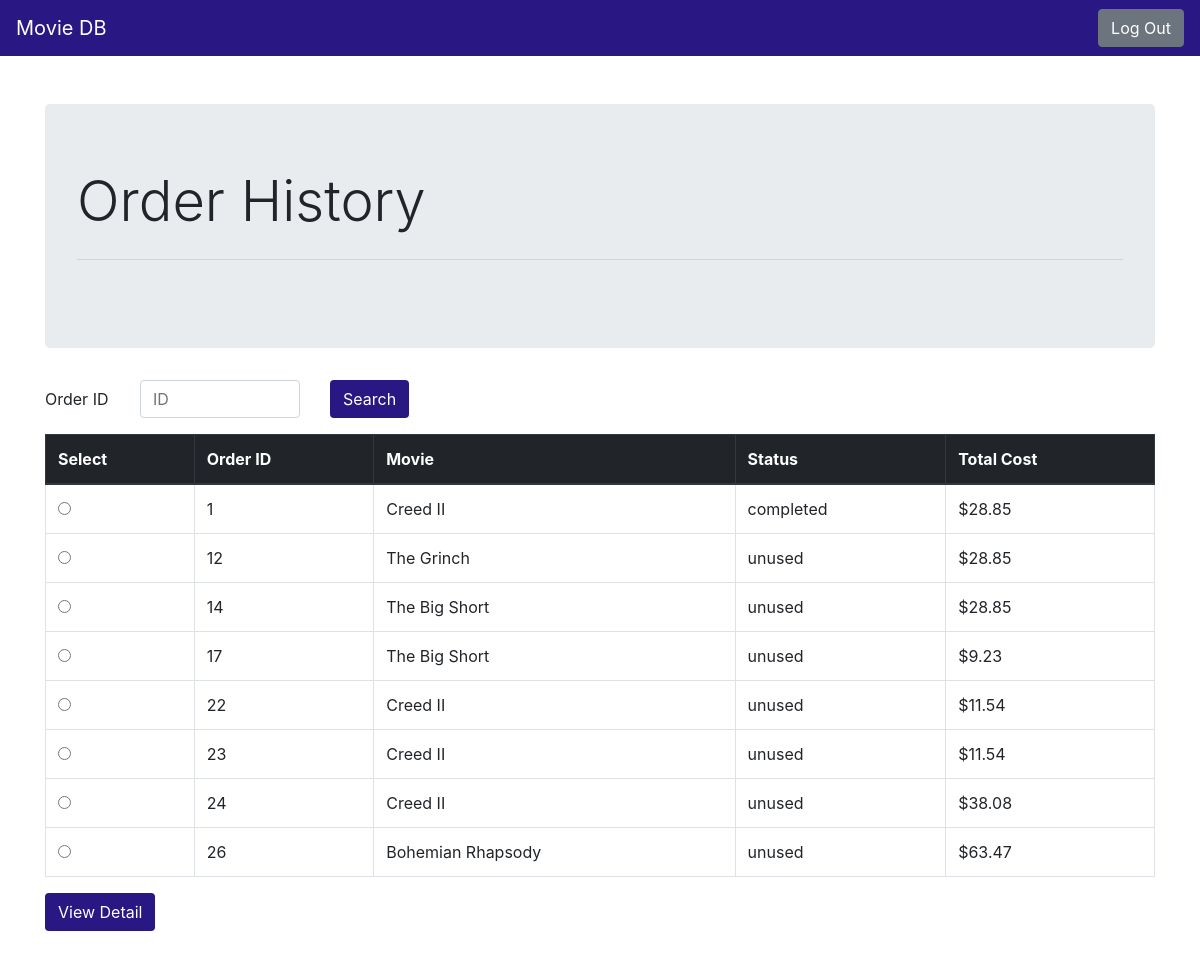
Page /order_history (signed in) on the earlier database version.
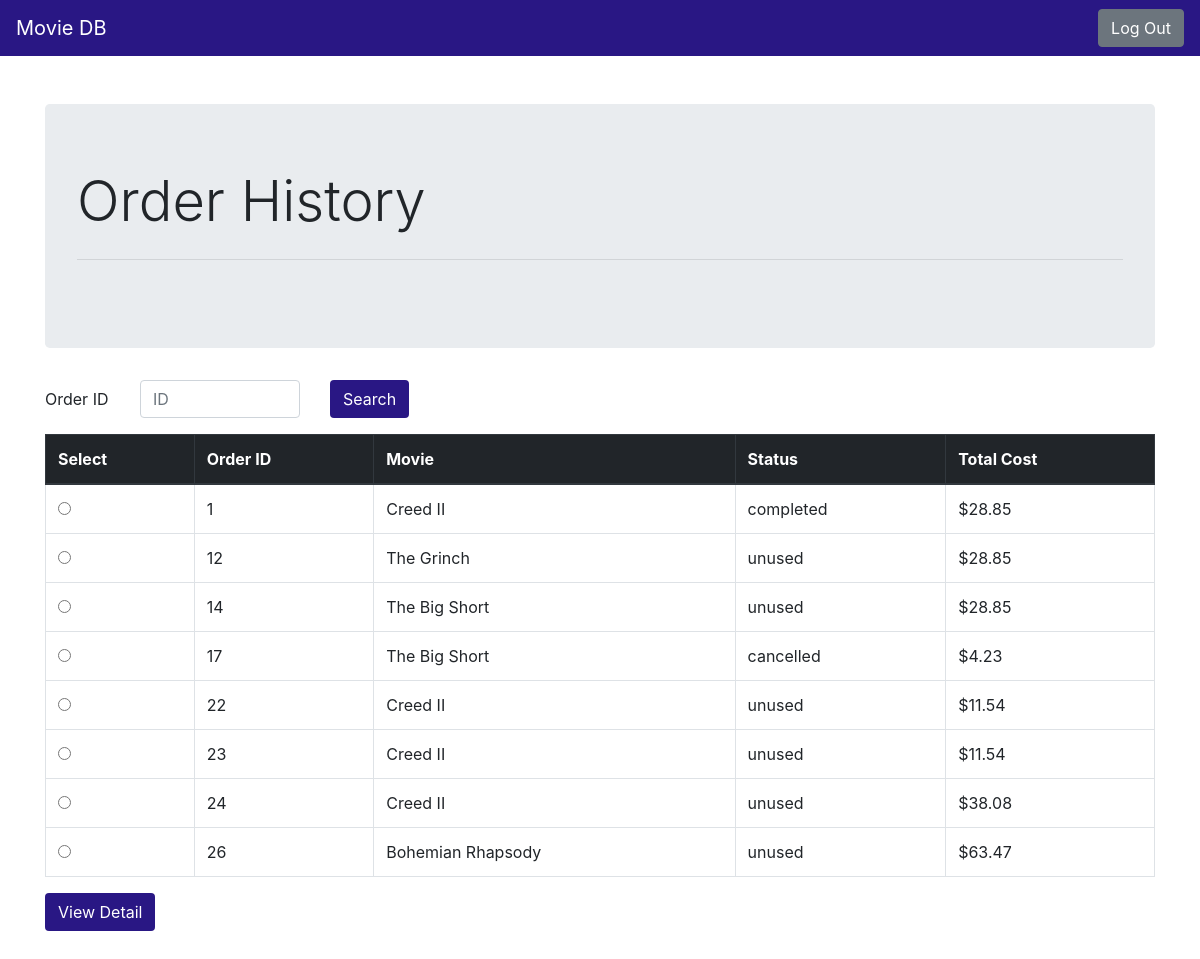
Same page on the later database version.
### tables this page shows
CREATE TABLE ORDERS (
  order_ID integer primary key autoincrement,
  o_date date not null,
  senior_tickets int not null,
  child_tickets int not null,
  adult_tickets int not null,
  total_tickets int not null,
  o_time time not null,
  status varchar[30],
  card_number int not null,
  username varchar[30] not null,
  title varchar[100] not null,
  theater_id int not null,
  constraint ORDERCARD foreign key(card_number) references PAYMENT_INFO(card_no) on delete set null on update cascade,
  constraint ORDERUSER foreign key(username) references CUSTOMER(username) on delete set null on update cascade,
  constraint ORDERTITLE foreign key(title) references MOVIE(title) on delete set null on update cascade,
  constraint ORDERTHEATER foreign key(theater_id) references THEATER(theater_id) on delete set null on update cascade
);

### p3.py (the view)
@app.route('/order_history', methods=['GET', 'POST'])
def order_history():
    db = get_db()
    cur = db.execute('select * from ORDERS where username=?;',[session.get('user')])
    orders = cur.fetchall()
    cur = db.execute('select child_discount as disc from SYSTEM_INFO where child_discount is not null;')
    c = cur.fetchone()
    cur = db.execute('select senior_discount as disc from SYSTEM_INFO where senior_discount is not null;')
    s = cur.fetchone()
    o = []
    for order in orders:
        total = round((int(order['adult_tickets'])*11.54)+(int(order['child_tickets'])*11.54*c['disc'])+(int(order['senior_tickets'])*11.54*s['disc']),2)
        if order['status'] == 'cancelled':
            total = total - 5
        o.append({'order_ID':order['order_ID'], 'title':order['title'], 'status':order['status'], 'total':total})
    return render_template('order_history.html', orders=o, c=c, s=s)

### p3.py (called while the page is built)
def connect_db():
    rv = sqlite3.connect(app.config['DATABASE'])
    rv.row_factory = sqlite3.Row
    return rv

def get_db():
    if not hasattr(g, 'sqlite_db'):
        g.sqlite_db = connect_db()
    return g.sqlite_db

### templates/order_history.html (shortened to what this page needs)
{% extends "navbar.html" %}
{% block body %}
<div class="container">
  <div class="jumbotron">
    <h1 class="display-4">Order History</h1>
    <hr class="my-4">
  </div>
  {% if not orders %}
  <h2>You havent placed any orders yet</h2>
  {% else %}
  <form action="{{ url_for('order_detail') }}" method=post>
    <div class="form-group row">
      <label for="search" class="col-sm-1 col-form-label">Order ID</label>
      <div class="col-sm-2">
        <input type="number" class="form-control" id="search" name="search" placeholder="ID">
      </div>
      <div class="col-sm-1">
        <button type="submit" class="btn" style="background-color: #291784; color: #FFFFFF;">Search</button>
      </div>
    </div>
  </form>
  <form action="{{ url_for('order_detail') }}" method=post>
    <table class="table table-bordered">
      <thead class="thead-dark">
        <tr>
          <th scope="col">Select</th>
          <th scope="col">Order ID</th>
          <th scope="col">Movie</th>
          <th scope="col">Status</th>
          <th scope="col">Total Cost</th>
        </tr>
      </thead>
      <tbody>
        {% for order in orders %}
        <tr>
          <th scope="row">
            <div style="padding-left: 20px">
              <input type="radio" class="form-check-input" name="search" id="search" value="{{ order.order_ID }}">
            </div>
          </th>
          <td>{{ order.order_ID }}</td>
          <td>{{ order.title }}</td>
          <td>{{ order.status }}</td>
          <td>${{ order.total }}</td>
        </tr>
        {% endfor %}
      </tbody>
    </table>
    <button type="submit" class="btn" style="background-color: #291784; color: #FFFFFF;">View Detail</button>
  </form>
  <br><br><br>
  {% endif %}
</div>
{% endblock %}

### templates/navbar.html (shortened to what this page needs)
<!doctype html>
<html lang="en">
<head>
  <link rel="stylesheet" href="https://stackpath.bootstrapcdn.com/bootstrap/4.1.1/css/bootstrap.min.css"
>
</head>
<body>
  <nav class="navbar navbar-expand-sm navbar-dark sticky-top justify-content-between" style="background-color: #291784">
    <a class="navbar-brand" style='color: #FFFFFF'>Movie DB</a>
    {% if session.logged_in %}
    <a class="btn btn-secondary" href="{{ url_for('logout') }}">Log Out</a>
    {% endif %}
  </nav>
  <div><br><br></div>
  {% block body %}{% endblock %}
</body>

Differences in the rows shown:
changed ORDERS id 17: status "unused" → "cancelled"; total "9.23" → "4.23"
